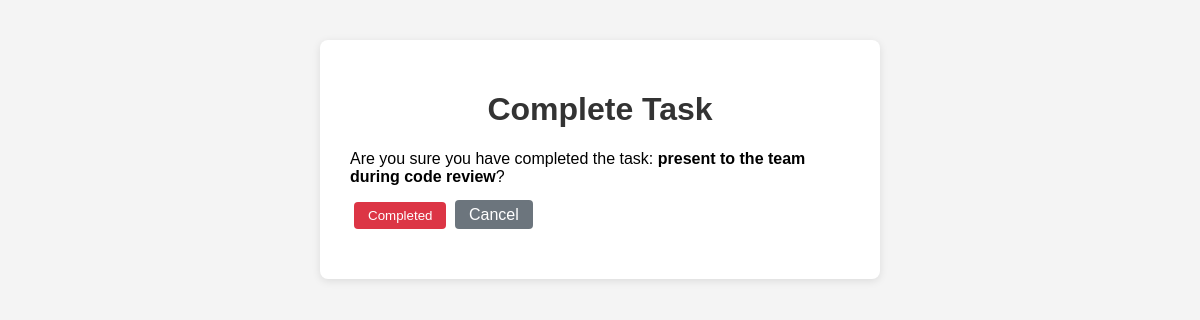
The app's page /completed/3/, older data.
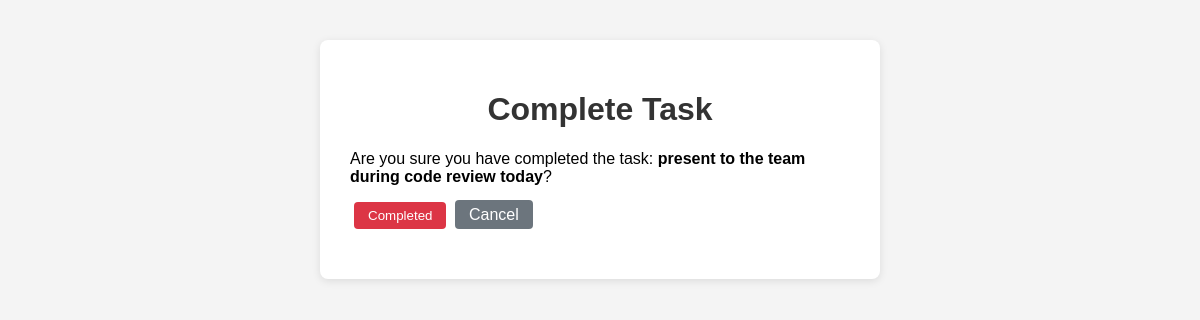
The same page, newer data.
### todos/models.py (models this page shows, shortened)
class Task(models.Model):
    title = models.CharField(max_length=255)
    completed = models.BooleanField(default=False)

### todos/views.py (the view)
# urls.py: path('completed/<int:pk>/', views.task_completed, name='task_completed'),
def task_completed(request, pk):
    task = get_object_or_404(Task, pk=pk)
    if request.method == 'POST':
        task.completed = True
        task.save()
        return redirect('task_list')
    return render(request, 'todos/task_delete.html', {'task': task})

### todos/templates/todos/task_delete.html (shortened to what this page needs)
{% load static %}
<!DOCTYPE html>
<html lang="en">
<head>
    <link rel="stylesheet" href="{% static 'todos/style.css' %}">
</head>
<body>
    <div class="container">
        <h1>Complete Task</h1>
        <p>Are you sure you have completed the task: <strong>{{ task.title }}</strong>?</p>
        <form method="post">
            <button type="submit" class="btn-delete">Completed</button>
            <a href="{% url 'task_list' %}" class="btn-cancel">Cancel</a>
        </form>
    </div>
</body>
</html>

Row changes from the older to the newer data that the page shows:
changed Task: title "present to the team during code review" → "present to the team during code review today"
